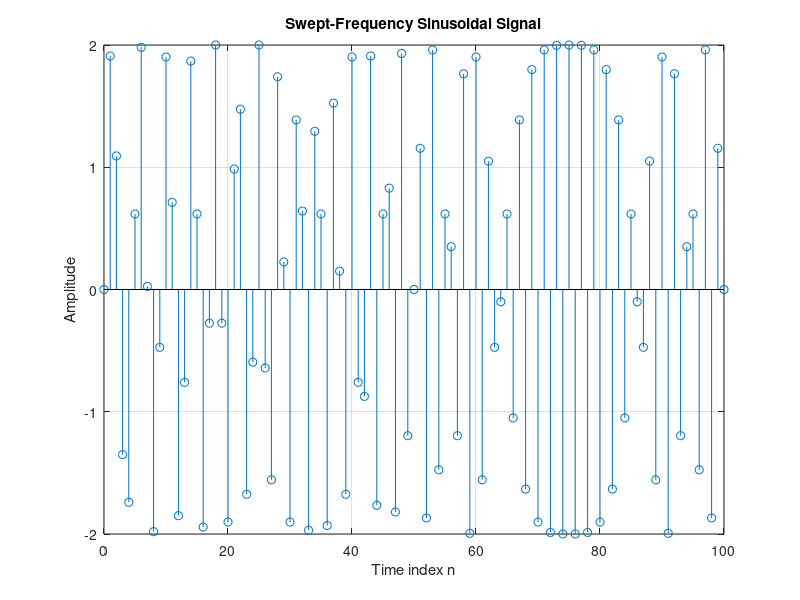

Reproduce this figure in MATLAB.
% Program P1_7
% Generation of a swept frequency sinusoidal sequence
n = 0:01:100;
a = pi/250; %
b = 2*pi/5; %
arg = a*n.*n + b*n;
x = 2*sin(arg);
clf;
stem(n, x);
axis([0,100,-2,2]);
title('Swept-Frequency Sinusoidal Signal');
xlabel('Time index n');
ylabel('Amplitude');
grid; 
axis;